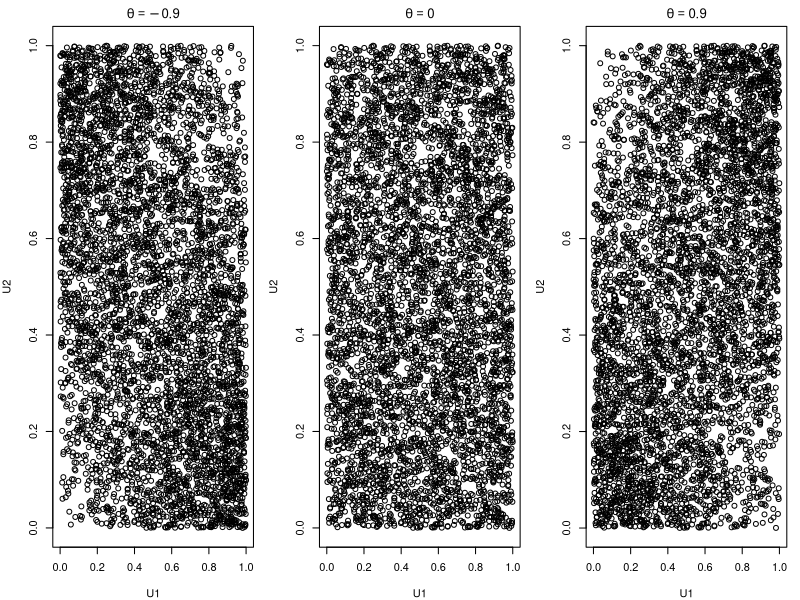
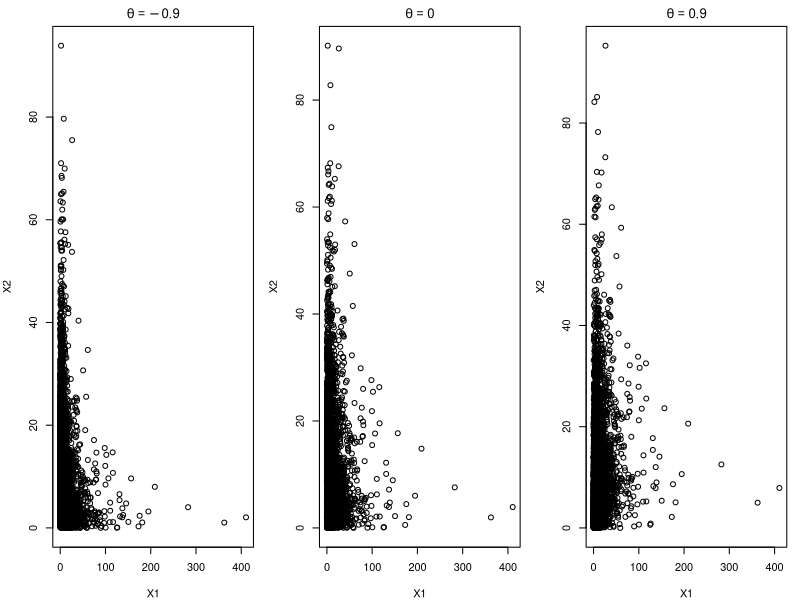
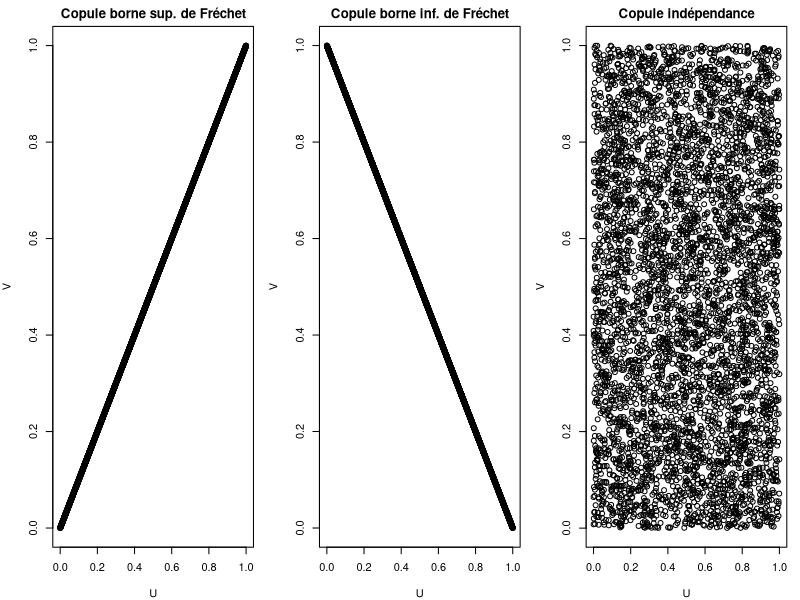

Generate these figures, in order, with R:
################################################################################
#### Théorie du risque - Automne 2026 ##########################################
#### École d'actuariat - Université Laval ######################################
#### Ateliers - Partie 5 #######################################################
#### Auteur : Philippe Leblanc #################################################
################################################################################

###
### Fonctions de répartition et quantile conditionnelles
###

rm(list = ls())

# paramètres de la loi de Pareto
al <- 2.5; lam <- 15

# paramètres de la copule FGM
theta <- c(-0.9, 0.9)

# fonction de répartition marginale
Fx <- function(x) 1 - (lam/(lam + x))^al

# fonction quantile marginale
Qx <- function(p) lam * ((1 - p)^(-1/al) - 1)

# copule FGM bivariée
Cfgm <- function(u, v, theta) u * v * (1 + theta * (1 - u) * (1 - v))

# fonction de répartition conjointe
Fx12 <- function(x1, x2, theta) Cfgm(Fx(x1), Fx(x2), theta)

# copule FGM conditionnelle: F_{U2|U1=u}(v) = C_{2|1}(v|u)
Cfgm2c1 <- function(u, v, theta) (
    v * (1 + theta * (1 - 2 * u)) - theta * (1 - 2 * u) * v^2
)

# fonction de répartition conditionnelle: F_{X2|X1=x1}(x2)
Fx2c1 <- function(x2, x1, theta) Cfgm2c1(Fx(x1), Fx(x2), theta)

# copule FGM conditionnelle inverse: F_{U2|U1=u}^{-1}(v) = C_{2|1}^{-1}(v|u)
Cfgm2c1.inv <- function(u, v, theta)
{
    a <- theta * (1 - 2 * u)
    delta <- (1 + a)^2 * (1 - v) + (1 - a)^2 * v

    ifelse(v == 0, 0, 2 * v/(1 + a + sqrt(delta)))
}

# Quantile conditionnel de U2 sachant U1 = u pour la copule FGM
Cfgm2c1.inv.details <- function(u, v, theta)
{
    # 1. on cherche le quantile x, c'est-à-dire la valeur qui vérifie
    #    v = x + theta * (1 - 2*u) * x * (1 - x). On pose a = theta * (1 - 2*u)
    a <- theta * (1 - 2 * u)

    # 2. on transforme l'équation en une équation quadratique.
    #    v = x + a * x * (1 - x) = x + a * x - a * x^2 = (1 + a) * x - a * x^2
    #    donc a * x^2 - (1 + a) * x + v = 0.
    #    on a que  A = a, B = -(1 + a) et C = v et delta = B^2 - 4 * A * C.
    delta <- (1 + a)^2 - 4 * a * v

    # 3. pour a =! 0, la formule quadratique donne deux racines.
    #    la racine dans [0, 1] est x = (1 + a - sqrt(delta)) / (2 * a).
    #    pour voir pourquoi on prend le signe moins, on remarque que
    #    delta = (1 + a - 2*a*x)^2. Comme |a| <= 1 et 0 <= x <= 1,
    #    1 + a - 2*a*x = 1 + a*(1 - 2*x) >= 0.
    #    donc sqrt(delta) = 1 + a - 2 * a * x.

    # 4. on simplifie la racine en multipliant le numérateur et
    #    le dénominateur par le conjugué : 1 + a + sqrt(delta).
    #    au numérateur, on obtient une différence de carrés :
    #    (1 + a - sqrt(delta)) * (1 + a + sqrt(delta))
    #    ce qui devient (1 + a)^2 - delta = 4 * a * v.
    #    en simplifiant par 2 * a, il reste x = 2 * v/(1 + a + sqrt(delta)).
    denom <- 1 + a + sqrt(delta)

    # 5. Si a = 0, la formule donne déjà x = 2*v/2 = v.
    #    Si v = 0, le quantile vaut 0. On le retourne directement
    #    pour éviter la division 0/0 lorsque a = -1 et v = 0.
    ifelse(v == 0, 0, 2 * v / denom)
}

# expression équivalente de la fonction précédente, mais plus longue
Cfgm2c1.inv.long <- function(u, v, theta)
{
    a <- theta * (1 - 2 * u)

    if (a < 0) return(sqrt(((1 + a)^2/(4 * a) - v)/a) + (1 + a)/(2 * a))

    if (a == 0) return(v)

    -sqrt(((1 + a)^2/(4 * a) - v)/a) + (1 + a)/(2 * a)
}

all.equal(
    Cfgm2c1.inv(Fx(10), Fx(20), theta[1]),
    Cfgm2c1.inv.long(Fx(10), Fx(20), theta[1])
)

# fonction de répartition conditionnelle inverse: F_{X2|X1=x1}^{-1}(x2)
Fx2c1.inv <- function(x2, x1, theta) Qx(Cfgm2c1.inv(Fx(x1), Fx(x2), theta))


###
### Simulation avec copule conditionnelle
###

rm(list = ls()) 

# paramètres de la copule FGM
theta <- c(-0.9, 0, 0.9)

# paramètres pour la simulation
n <- 5000; j <- c(1, 2, n)

# inverse conditionnelle de la copule FGM
Cfgm2c1.inv <- function(u, v, theta)
{
    a <- theta * (1 - 2 * u)
    delta <- (1 + a)^2 * (1 - v) + (1 - a)^2 * v

    ifelse(v == 0, 0, 2 * v/(1 + a + sqrt(delta)))
}

# initialisation pour reproductibilité
set.seed(20261118)

# on produit un seul échantillon de U1
U1 <- numeric(n)

# on produit trois échantillons de U2, un pour chaque valeur de theta
U2 <- matrix(0, nrow = n, ncol = length(theta))

# boucle de simulation pour produire les échantillons de U1 et U2
for (i in seq_len(n))
{   
    # on produit un échantillon de U1 et on le conserve
    U1[i] <- runif(1)

    # on produit un échantillon de V2 sans le conserver
    V2 <- runif(1)

    # on itère sur les trois valeurs de theta pour produire les échantillons
    for (k in seq_along(theta))
        U2[i, k] <- Cfgm2c1.inv(U1[i], V2, theta[k])
}

# vérification de la simulation pour les trois valeurs de theta
data.frame(
    j = j, U1 = U1[j], U2neg = U2[j, 1], U2nul = U2[j, 2], U2pos = U2[j, 3]
)

# graphiques pour visualiser l'impact de la dépendance sur les échantillons
par(mfrow = c(1, 3), mar = c(4, 4, 2, 1))
plot(U1, U2[, 1], main = expression(theta == -0.9), xlab = 'U1', ylab = 'U2')
plot(U1, U2[, 2], main = expression(theta == 0), xlab = 'U1', ylab = 'U2')
plot(U1, U2[, 3], main = expression(theta == 0.9), xlab = 'U1', ylab = 'U2')


###
### Simulation avec copule conditionnelle et marginales Pareto + Exponentielle
###

# on continue avec les mêmes échantillons de U1 et U2

# paramètres des lois Pareto et Exponentielle
al <- 2.5; lam <- 15; be <- 0.1

# simulation des variables aléatoires X1 et X2 à partir de U1 et U2
X1 <- lam * ((1 - U1)^(-1/al) - 1)
X2 <- -log(1 - U2)/be

# vérification de la simulation pour les trois valeurs de theta
data.frame(
    j = j,  X1 = X1[j], X2neg = X2[j, 1], X2nul = X2[j, 2], X2pos = X2[j, 3]
)

# graphiques pour visualiser l'impact de la dépendance sur les échantillons
par(mfrow = c(1, 3), mar = c(4, 4, 2, 1))
plot(X1, X2[, 1], main = expression(theta == -0.9), xlab = 'X1', ylab = 'X2')
plot(X1, X2[, 2], main = expression(theta == 0), xlab = 'X1', ylab = 'X2')
plot(X1, X2[, 3], main = expression(theta == 0.9), xlab = 'X1', ylab = 'X2')


###
### Simulation des copules de base
###

rm(list = ls())

# nombre d'échantillons
n <- 5000

# initialisation pour reproductibilité
set.seed(42)

# échantillons de U pour les trois copules et V pour celle d'indépendance
U <- runif(n); V <- runif(n)

# graphiques pour visualiser les copules de base
par(mfrow = c(1, 3), mar = c(4, 4, 2, 1))
plot(U, U, main = 'Copule borne sup. de Fréchet', xlab = 'U', ylab = 'V')
plot(U, 1 - U, main = 'Copule borne inf. de Fréchet', xlab = 'U', ylab = 'V')
plot(U, V, main = 'Copule indépendance', xlab = 'U', ylab = 'V')
